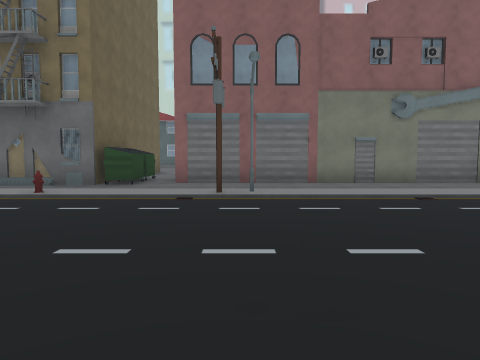
[1] (above)

24 first-person views from a walk through a Unity game level. The camera is 1.3 m above the floor, tilts 4° down and sees 70° across. The floor is counted in squares, 2 m on a side. Each view is taken from the middle of a square. On the plan, view 1 faces up. The plan holds only what a view shows up to about 10 squares ahead; the rest is blank. The place goes on beyond the plan. The player character is not drawn. Some animated figures are left out. Some surface patterns are stand-ins.

[2]
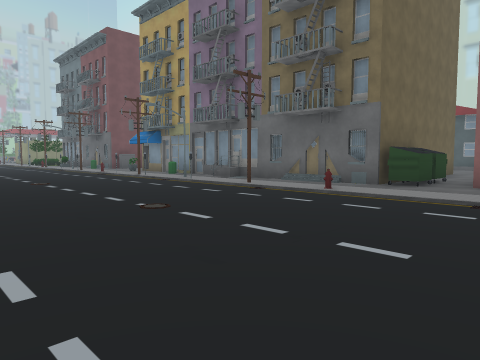

[3]
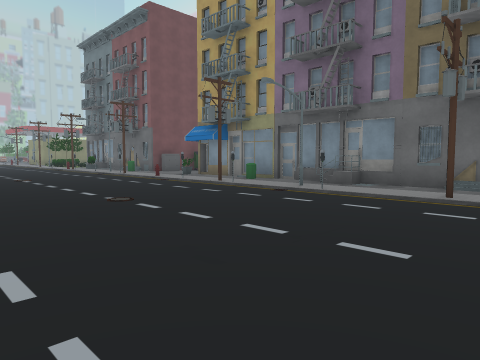

[4]
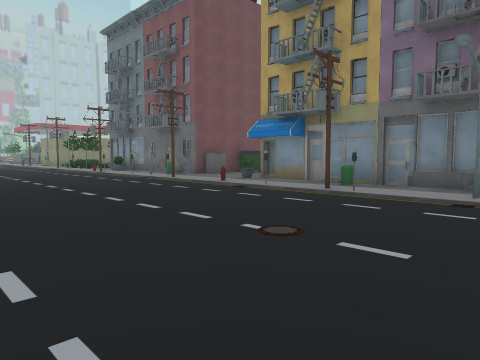

[5]
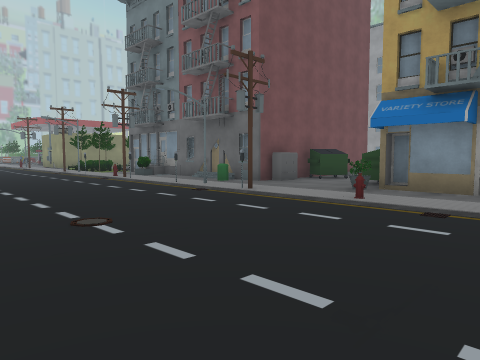

[6]
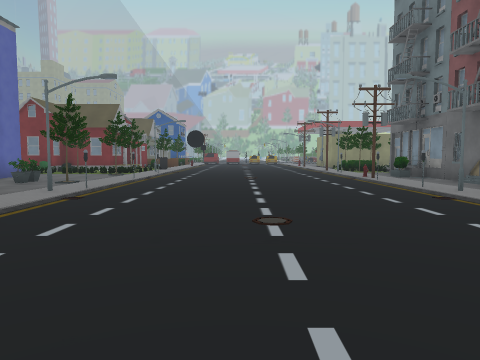

[7]
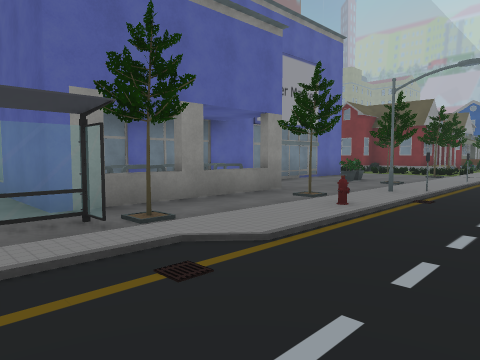

[8]
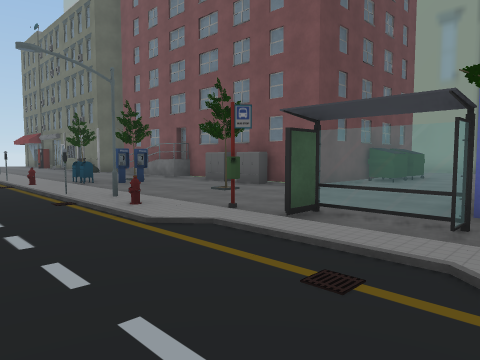

[9]
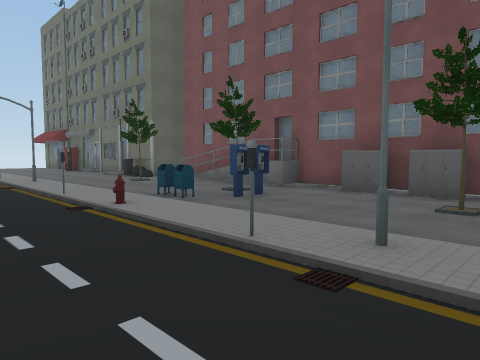

[10]
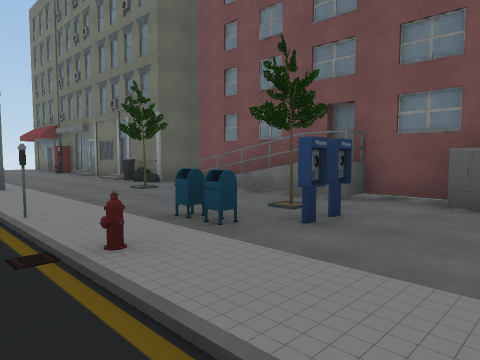

[11]
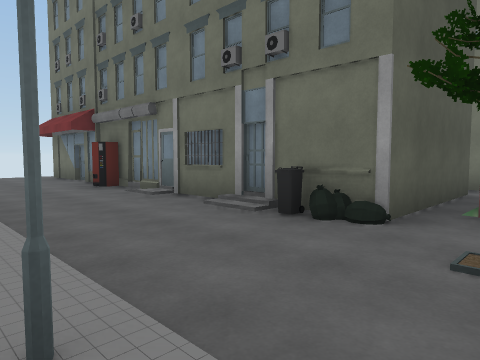

[12]
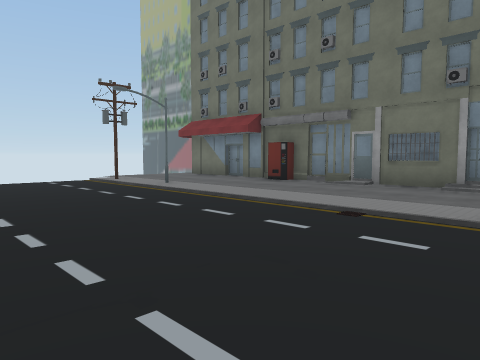

[13]
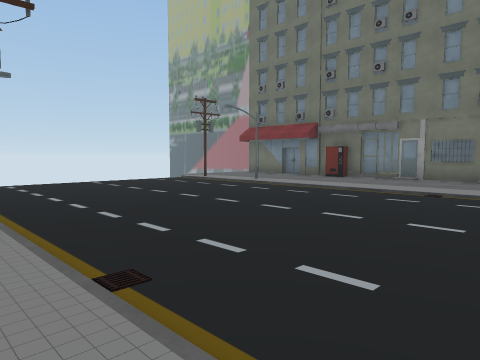

[14]
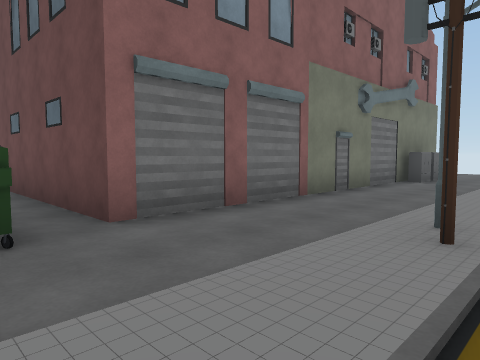

[15]
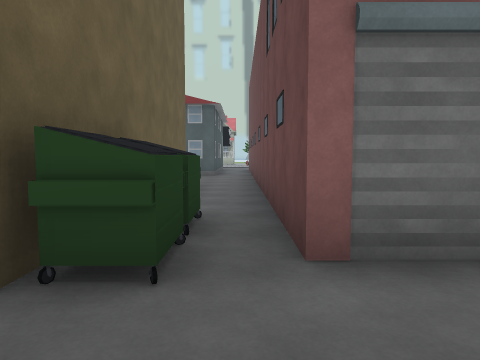

[16]
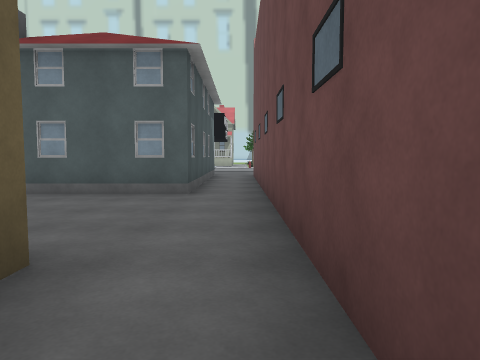

[17]
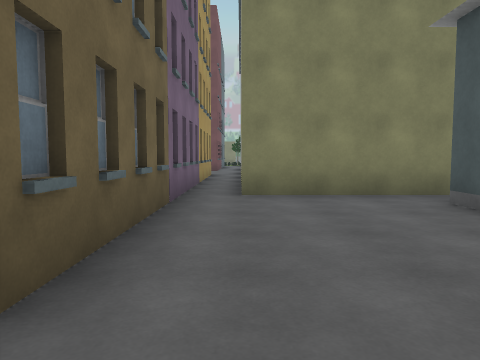

[18]
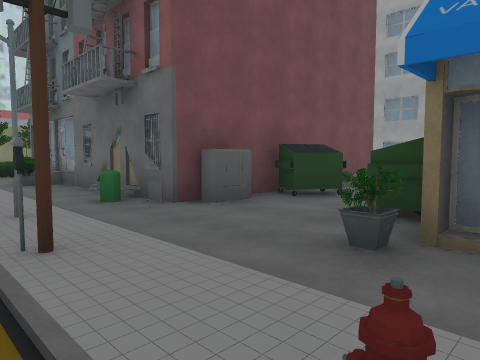

[19]
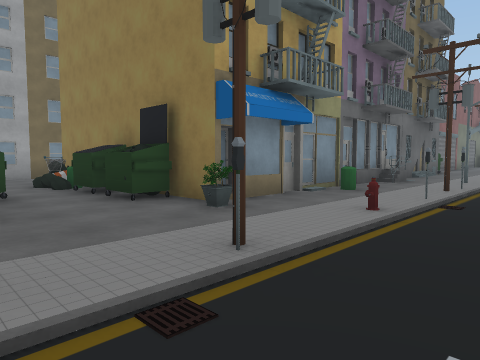

[20]
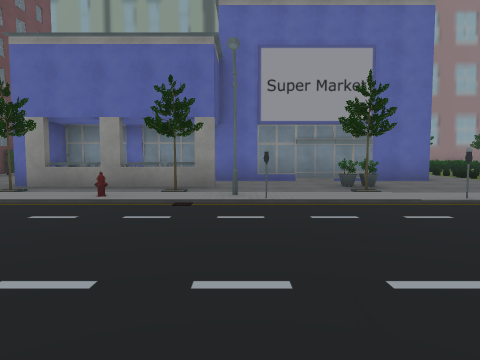

[21]
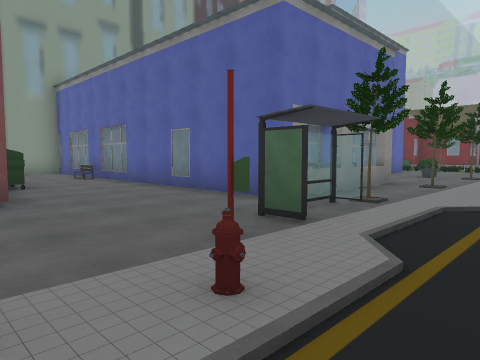

[22]
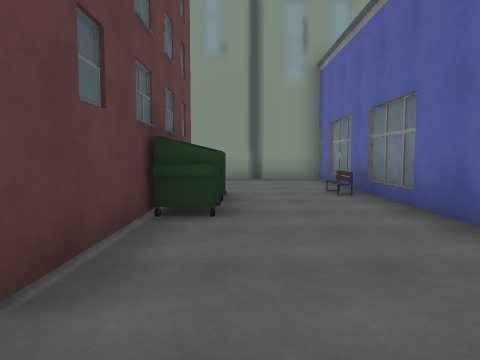

[23]
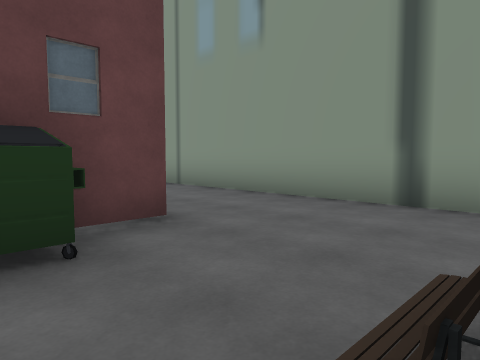

[24]
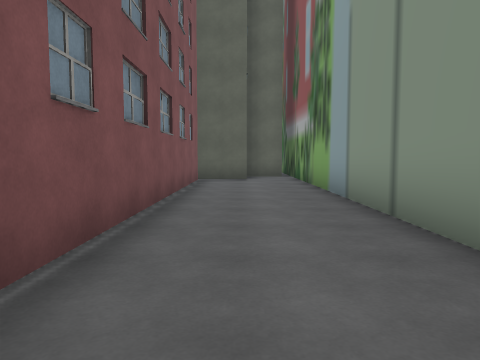

### Floor plan
Key: @ floor where view 1 was taken; # wall or solid block; . floor; / step, stairs or slope; = window, fence, low wall or low ledge; O other object.
Columns run from 21 left of view 1 to 10 right of it. Each row starts with its distance up from view 1.
 20                   #.#
 19              #    #.#
 18              #.#O##.#
 17              #......#
 16              #......#
 15       ##     #......#
 14     # .#     ##OO#..#
 13     # OO          ..#
 12     #//O          ..#
 11     #./O          ..#
 10     #O.O          O.#
  9    ##..O          O.#######
  8 O###O..######O####O....##..OO
  7 O..O...O..O..O................
  6 OOOOOOO.OOOO.OO.O.O.OO....O  O
  5 ...............................
  4 ................................
  3 ................................
  2 ................................
  1 ................................
  0 .....................@..........
 -1  O.OO.O.....OOO.O. ..O  .....O.O
 -2 ..O..O..OOO#.....O.............
 -3 .OO.............O...............
 -4 ......===#...O...O..OOO.....O...
 -5 ##########....OO.OOOO.O#########
 -6          #..#  OOO   O##
 -7          #..#        O
 -8         ##..O        O
 -9         #..OO         #
-10         #O..#         #
-11         #...###########
-12         #.............#
-13         ##.............
-14          ##############

Where each view was taken, in squares from view 1:
view 1: 0 up, 0 right, facing up
view 2: 0 up, 0 right, facing up-left
view 3: 0 up, 4 left, facing up-left
view 4: 0 up, 7 left, facing up-left
view 5: 1 up, 11 left, facing up-left
view 6: 2 up, 11 left, facing left
view 7: 1 up, 11 left, facing down-left
view 8: 1 up, 13 left, facing down-right
view 9: 1 up, 9 left, facing down-right
view 10: 0 up, 7 left, facing down-right
view 11: 1 down, 1 left, facing down-right
view 12: 3 up, 1 right, facing down-right
view 13: 6 up, 1 right, facing down-right
view 14: 5 up, 3 left, facing up-right
view 15: 6 up, 2 left, facing up
view 16: 12 up, 2 left, facing up
view 17: 15 up, 2 left, facing left
view 18: 5 up, 13 left, facing up-left
view 19: 4 up, 17 left, facing up-right
view 20: 4 up, 17 left, facing down
view 21: 0 up, 8 left, facing down-left
view 22: 4 down, 10 left, facing down
view 23: 9 down, 12 left, facing down-right
view 24: 12 down, 9 left, facing right
